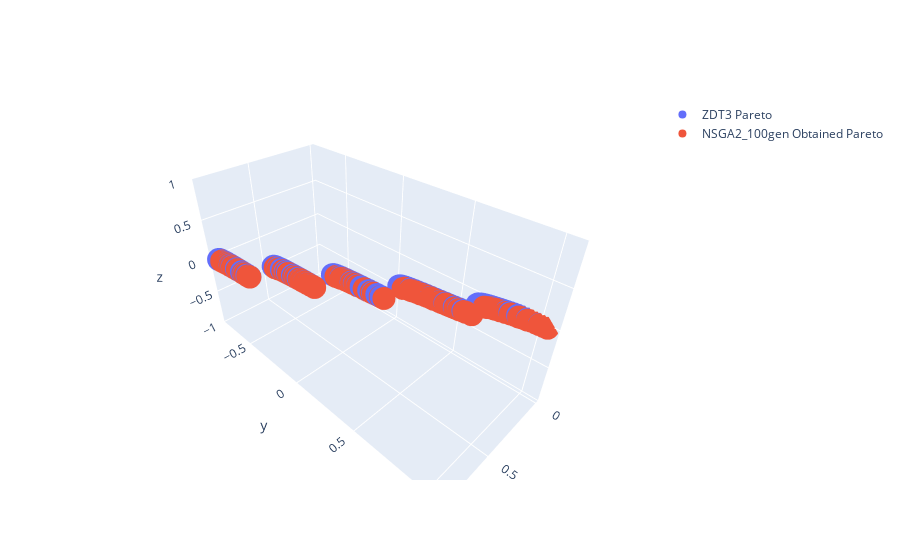

Notebook source saved alongside this figure:
### Code cell
plot_pareto_front_3d(pareto_front, obtained_results, 'NSGA2_100gen', 'ZDT3')
